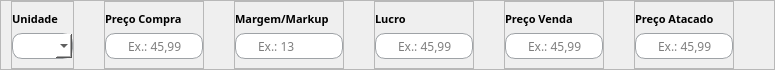
           <widget class="QFrame" name="frame_27">
            <property name="sizePolicy">
             <sizepolicy hsizetype="Preferred" vsizetype="Expanding">
              <horstretch>0</horstretch>
              <verstretch>0</verstretch>
             </sizepolicy>
            </property>
            <property name="minimumSize">
             <size>
              <width>0</width>
              <height>70</height>
             </size>
            </property>
            <property name="maximumSize">
             <size>
              <width>16777215</width>
              <height>70</height>
             </size>
            </property>
            <property name="frameShape">
             <enum>QFrame::StyledPanel</enum>
            </property>
            <property name="frameShadow">
             <enum>QFrame::Raised</enum>
            </property>
            <layout class="QGridLayout" name="gridLayout_24">
             <property name="leftMargin">
              <number>10</number>
             </property>
             <property name="topMargin">
              <number>0</number>
             </property>
             <property name="rightMargin">
              <number>0</number>
             </property>
             <property name="bottomMargin">
              <number>0</number>
             </property>
             <property name="horizontalSpacing">
              <number>30</number>
             </property>
             <property name="verticalSpacing">
              <number>9</number>
             </property>
             <item row="0" column="0">
              <widget class="QFrame" name="frame_30">
               <property name="maximumSize">
                <size>
                 <width>100</width>
                 <height>70</height>
                </size>
               </property>
               <property name="frameShape">
                <enum>QFrame::StyledPanel</enum>
               </property>
               <property name="frameShadow">
                <enum>QFrame::Raised</enum>
               </property>
               <layout class="QGridLayout" name="gridLayout_27">
                <property name="leftMargin">
                 <number>0</number>
                </property>
                <property name="topMargin">
                 <number>9</number>
                </property>
                <property name="rightMargin">
                 <number>0</number>
                </property>
                <item row="1" column="0">
                 <widget class="QComboBox" name="input_unidade">
                  <property name="sizePolicy">
                   <sizepolicy hsizetype="Preferred" vsizetype="Expanding">
                    <horstretch>0</horstretch>
                    <verstretch>0</verstretch>
                   </sizepolicy>
                  </property>
                  <property name="maximumSize">
                   <size>
                    <width>16777215</width>
                    <height>30</height>
                   </size>
                  </property>
                  <property name="styleSheet">
                   <string notr="true">QComboBox {
	background-color:white;
	border-radius: 10px;
	border: 1px solid rgb(158, 162, 166);
	padding-left: 20px;
}</string>
                  </property>
                  <item>
                   <property name="text">
                    <string/>
                   </property>
                  </item>
                  <item>
                   <property name="text">
                    <string>UNI</string>
                   </property>
                  </item>
                  <item>
                   <property name="text">
                    <string>CX</string>
                   </property>
                  </item>
                  <item>
                   <property name="text">
                    <string>KG</string>
                   </property>
                  </item>
                  <item>
                   <property name="text">
                    <string>PC</string>
                   </property>
                  </item>
                 </widget>
                </item>
                <item row="0" column="0">
                 <widget class="QLabel" name="label_23">
                  <property name="font">
                   <font>
                    <family>Raleway</family>
                    <pointsize>8</pointsize>
                    <weight>75</weight>
                    <bold>true</bold>
                   </font>
                  </property>
                  <property name="text">
                   <string>Unidade</string>
                  </property>
                 </widget>
                </item>
               </layout>
              </widget>
             </item>
             <item row="0" column="1">
              <widget class="QFrame" name="frame_31">
               <property name="maximumSize">
                <size>
                 <width>100</width>
                 <height>70</height>
                </size>
               </property>
               <property name="frameShape">
                <enum>QFrame::StyledPanel</enum>
               </property>
               <property name="frameShadow">
                <enum>QFrame::Raised</enum>
               </property>
               <layout class="QGridLayout" name="gridLayout_28">
                <property name="leftMargin">
                 <number>0</number>
                </property>
                <property name="topMargin">
                 <number>9</number>
                </property>
                <property name="rightMargin">
                 <number>0</number>
                </property>
                <item row="0" column="0">
                 <widget class="QLabel" name="label_24">
                  <property name="font">
                   <font>
                    <family>Raleway</family>
                    <pointsize>8</pointsize>
                    <weight>75</weight>
                    <bold>true</bold>
                   </font>
                  </property>
                  <property name="text">
                   <string>Preço Compra</string>
                  </property>
                 </widget>
                </item>
                <item row="1" column="0">
                 <widget class="QLineEdit" name="input_precoCompra">
                  <property name="sizePolicy">
                   <sizepolicy hsizetype="Expanding" vsizetype="Expanding">
                    <horstretch>0</horstretch>
                    <verstretch>0</verstretch>
                   </sizepolicy>
                  </property>
                  <property name="maximumSize">
                   <size>
                    <width>16777215</width>
                    <height>30</height>
                   </size>
                  </property>
                  <property name="font">
                   <font>
                    <family>Raleway</family>
                   </font>
                  </property>
                  <property name="styleSheet">
                   <string notr="true">QLineEdit {
	background-color:white;
	border-radius: 10px;
	border: 1px solid rgb(158, 162, 166);
	padding-left: 20px;
}</string>
                  </property>
                  <property name="placeholderText">
                   <string>Ex.: 45,99</string>
                  </property>
                 </widget>
                </item>
               </layout>
              </widget>
             </item>
             <item row="0" column="4">
              <widget class="QFrame" name="frame_33">
               <property name="maximumSize">
                <size>
                 <width>100</width>
                 <height>70</height>
                </size>
               </property>
               <property name="frameShape">
                <enum>QFrame::StyledPanel</enum>
               </property>
               <property name="frameShadow">
                <enum>QFrame::Raised</enum>
               </property>
               <layout class="QGridLayout" name="gridLayout_30">
                <property name="leftMargin">
                 <number>0</number>
                </property>
                <property name="topMargin">
                 <number>9</number>
                </property>
                <property name="rightMargin">
                 <number>0</number>
                </property>
                <item row="0" column="0">
                 <widget class="QLabel" name="label_26">
                  <property name="font">
                   <font>
                    <family>Raleway</family>
                    <pointsize>8</pointsize>
                    <weight>75</weight>
                    <bold>true</bold>
                   </font>
                  </property>
                  <property name="text">
                   <string>Preço Venda</string>
                  </property>
                 </widget>
                </item>
                <item row="1" column="0">
                 <widget class="QLineEdit" name="input_precoVenda">
                  <property name="sizePolicy">
                   <sizepolicy hsizetype="Expanding" vsizetype="Expanding">
                    <horstretch>0</horstretch>
                    <verstretch>0</verstretch>
                   </sizepolicy>
                  </property>
                  <property name="maximumSize">
                   <size>
                    <width>16777215</width>
                    <height>30</height>
                   </size>
                  </property>
                  <property name="font">
                   <font>
                    <family>Raleway</family>
                   </font>
                  </property>
                  <property name="styleSheet">
                   <string notr="true">QLineEdit {
	background-color:white;
	border-radius: 10px;
	border: 1px solid rgb(158, 162, 166);
	padding-left: 20px;
}</string>
                  </property>
                  <property name="placeholderText">
                   <string>Ex.: 45,99</string>
                  </property>
                 </widget>
                </item>
               </layout>
              </widget>
             </item>
             <item row="0" column="3">
              <widget class="QFrame" name="frame_29">
               <property name="maximumSize">
                <size>
                 <width>100</width>
                 <height>70</height>
                </size>
               </property>
               <property name="frameShape">
                <enum>QFrame::StyledPanel</enum>
               </property>
               <property name="frameShadow">
                <enum>QFrame::Raised</enum>
               </property>
               <layout class="QGridLayout" name="gridLayout_26">
                <property name="leftMargin">
                 <number>0</number>
                </property>
                <property name="topMargin">
                 <number>9</number>
                </property>
                <property name="rightMargin">
                 <number>0</number>
                </property>
                <item row="0" column="0">
                 <widget class="QLabel" name="label_22">
                  <property name="font">
                   <font>
                    <family>Raleway</family>
                    <pointsize>8</pointsize>
                    <weight>75</weight>
                    <bold>true</bold>
                   </font>
                  </property>
                  <property name="text">
                   <string>Lucro</string>
                  </property>
                 </widget>
                </item>
                <item row="1" column="0">
                 <widget class="QLineEdit" name="input_lucro">
                  <property name="sizePolicy">
                   <sizepolicy hsizetype="Expanding" vsizetype="Expanding">
                    <horstretch>0</horstretch>
                    <verstretch>0</verstretch>
                   </sizepolicy>
                  </property>
                  <property name="maximumSize">
                   <size>
                    <width>16777215</width>
                    <height>30</height>
                   </size>
                  </property>
                  <property name="font">
                   <font>
                    <family>Raleway</family>
                   </font>
                  </property>
                  <property name="styleSheet">
                   <string notr="true">QLineEdit {
	background-color:white;
	border-radius: 10px;
	border: 1px solid rgb(158, 162, 166);
	padding-left: 20px;
}</string>
                  </property>
                  <property name="text">
                   <string/>
                  </property>
                  <property name="readOnly">
                   <bool>true</bool>
                  </property>
                  <property name="placeholderText">
                   <string>Ex.: 45,99</string>
                  </property>
                 </widget>
                </item>
               </layout>
              </widget>
             </item>
             <item row="0" column="2">
              <widget class="QFrame" name="frame_32">
               <property name="maximumSize">
                <size>
                 <width>110</width>
                 <height>70</height>
                </size>
               </property>
               <property name="frameShape">
                <enum>QFrame::StyledPanel</enum>
               </property>
               <property name="frameShadow">
                <enum>QFrame::Raised</enum>
               </property>
               <layout class="QGridLayout" name="gridLayout_29">
                <property name="leftMargin">
                 <number>0</number>
                </property>
                <property name="topMargin">
                 <number>9</number>
                </property>
                <property name="rightMargin">
                 <number>0</number>
                </property>
                <item row="0" column="0">
                 <widget class="QLabel" name="label_25">
                  <property name="font">
                   <font>
                    <family>Raleway</family>
                    <pointsize>8</pointsize>
                    <weight>75</weight>
                    <bold>true</bold>
                   </font>
                  </property>
                  <property name="text">
                   <string>Margem/Markup</string>
                  </property>
                 </widget>
                </item>
                <item row="1" column="0">
                 <widget class="QLineEdit" name="inputMargem">
                  <property name="sizePolicy">
                   <sizepolicy hsizetype="Expanding" vsizetype="Expanding">
                    <horstretch>0</horstretch>
                    <verstretch>0</verstretch>
                   </sizepolicy>
                  </property>
                  <property name="maximumSize">
                   <size>
                    <width>16777215</width>
                    <height>30</height>
                   </size>
                  </property>
                  <property name="font">
                   <font>
                    <family>Raleway</family>
                   </font>
                  </property>
                  <property name="styleSheet">
                   <string notr="true">QLineEdit {
	background-color:white;
	border-radius: 10px;
	border: 1px solid rgb(158, 162, 166);
	padding-left: 20px;
}</string>
                  </property>
                  <property name="placeholderText">
                   <string>Ex.: 13</string>
                  </property>
                 </widget>
                </item>
               </layout>
              </widget>
             </item>
             <item row="0" column="5">
              <widget class="QFrame" name="frame_28">
               <property name="maximumSize">
                <size>
                 <width>100</width>
                 <height>70</height>
                </size>
               </property>
               <property name="frameShape">
                <enum>QFrame::StyledPanel</enum>
               </property>
               <property name="frameShadow">
                <enum>QFrame::Raised</enum>
               </property>
               <layout class="QGridLayout" name="gridLayout_25">
                <property name="leftMargin">
                 <number>0</number>
                </property>
                <property name="topMargin">
                 <number>9</number>
                </property>
                <property name="rightMargin">
                 <number>0</number>
                </property>
                <item row="0" column="0">
                 <widget class="QLabel" name="label_21">
                  <property name="font">
                   <font>
                    <family>Raleway</family>
                    <pointsize>8</pointsize>
                    <weight>75</weight>
                    <bold>true</bold>
                   </font>
                  </property>
                  <property name="text">
                   <string>Preço Atacado</string>
                  </property>
                 </widget>
                </item>
                <item row="1" column="0">
                 <widget class="QLineEdit" name="input_precoAtacado">
                  <property name="sizePolicy">
                   <sizepolicy hsizetype="Expanding" vsizetype="Expanding">
                    <horstretch>0</horstretch>
                    <verstretch>0</verstretch>
                   </sizepolicy>
                  </property>
                  <property name="maximumSize">
                   <size>
                    <width>16777215</width>
                    <height>30</height>
                   </size>
                  </property>
                  <property name="font">
                   <font>
                    <family>Raleway</family>
                   </font>
                  </property>
                  <property name="styleSheet">
                   <string notr="true">QLineEdit {
	background-color:white;
	border-radius: 10px;
	border: 1px solid rgb(158, 162, 166);
	padding-left: 20px;
}</string>
                  </property>
                  <property name="placeholderText">
                   <string>Ex.: 45,99</string>
                  </property>
                 </widget>
                </item>
               </layout>
              </widget>
             </item>
             <item row="0" column="6">
              <spacer name="horizontalSpacer_7">
               <property name="orientation">
                <enum>Qt::Horizontal</enum>
               </property>
               <property name="sizeHint" stdset="0">
                <size>
                 <width>40</width>
                 <height>20</height>
                </size>
               </property>
              </spacer>
             </item>
            </layout>
           </widget>
